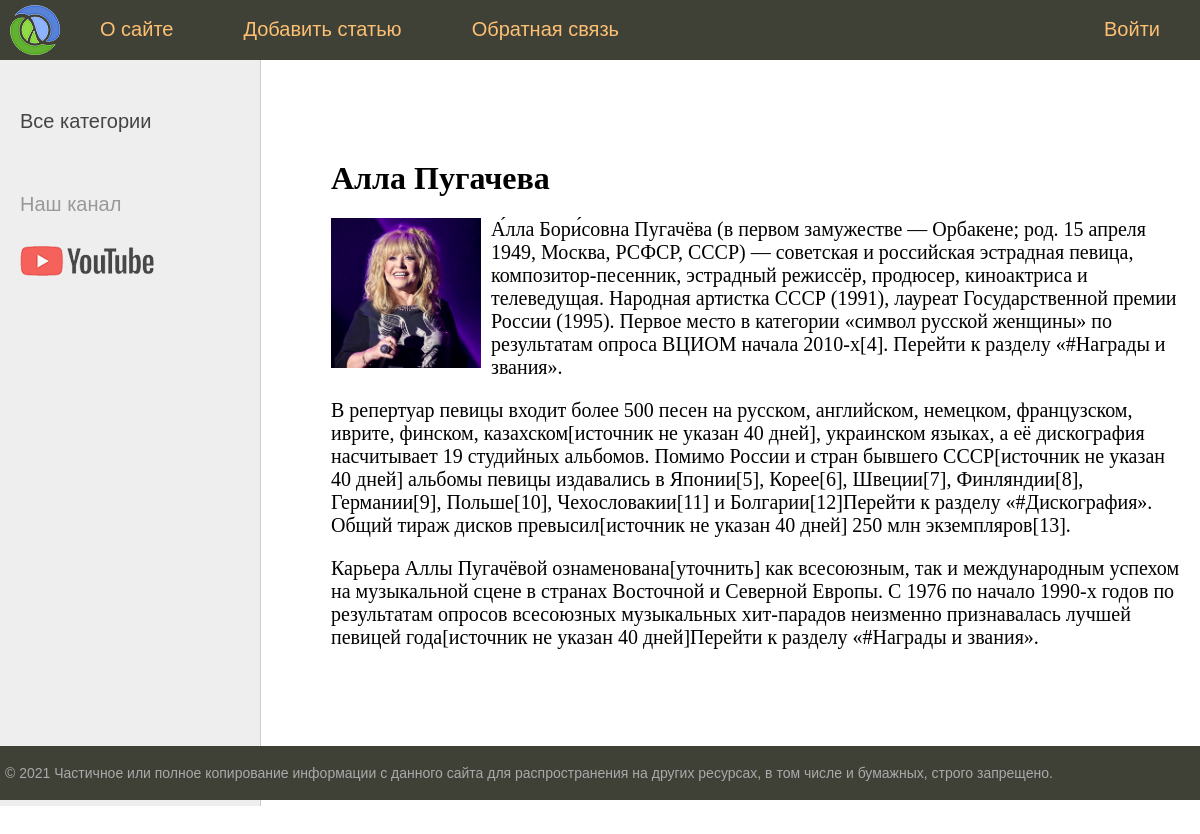
Screenshot of /post/alla-pugacheva/ with the database file from the repository.
### women/models.py (models this page shows, shortened)
class Women(models.Model):
    title = models.CharField(max_length=255, verbose_name='Заголовок')
    slug = models.SlugField(max_length=255, unique=True, db_index=True, verbose_name="URL")
    content = models.TextField(blank=True, verbose_name='Контент')
    photo = models.ImageField(upload_to="photos/%Y/%m/%d", verbose_name='Фотография')
    time_create = models.DateTimeField(auto_now_add=True, verbose_name='Время создания')
    time_update = models.DateTimeField(auto_now=True, verbose_name='Время изменения')
    is_published = models.BooleanField(default=True, verbose_name='Публикация')
    cat = models.ForeignKey('Category', on_delete=models.PROTECT, verbose_name='Категория')
    def __str__(self):
        return self.title
    class Meta:
        ordering = ('title',)
        verbose_name = 'Женщина'
        verbose_name_plural = 'Женщины'

### women/views.py (the view)
# urls.py: path('post/<slug:post_slug>/', ShowPost.as_view(), name='post'),
class ShowPost(DeleteView):
    model = Women
    template_name = 'women/post.html'  # Задаем маршрут к шаблону вместо стандартного
    slug_url_kwarg = 'post_slug'
    context_object_name = 'post'  # Задаем имя списка вместо стандартного
    def get_context_data(self, *, object_list=None, **kwargs):
        context = super().get_context_data(**kwargs)
        context['menu'] = menu
        context['title'] = context['post']
        return context

### women/templates/women/post.html
{% extends 'women/base.html' %}
{% block content %}
<ul class="list-articles">
<h1>{{post.title}}</h1>
{% if post.photo %}
	<p><img src="{{post.photo.url}}" alt="" class="img-article-left thumb"></p>
{% endif %}
{{post.content|linebreaks}}
</ul>
{% endblock %}

### women/static/women/css/styles.css (style rules this page uses)
html, body { font-family: 'Arial'; margin: 0; padding: 0; height: 100%; width: 100%; color: #444; }
img { max-width: 600px; height: auto; }
img.img-article-left { max-width: 300px; height: auto; float: left; padding: 0 10px 10px 0; }
img.img-article-left.thumb { max-width: 150px; height: auto; }
ul.list-articles { list-style: none; margin: 0; padding: 0; }
.content-text h1 { font-size: 32px; }

### rows the page displays
Women: title "Алла Пугачева", photo (picture), content "А́лла Бори́совна Пугачёва (в первом замужестве — Орбакене; род. 15 апреля 1949, Москва, РСФСР, СССР) — советская и российская эстрадная певица, композитор-песенник, эстрадный режиссёр, продюсер, киноактриса и телеведущая. Народная артистка СССР (1991), лауреат Государственной премии России (1995). Первое место в категории «символ русской женщины» по результатам опроса ВЦИОМ начала 2010-х[4]. Перейти к разделу «#Награды и звания». В репертуар певицы входит более 500 песен на русском, английском, немецком, французском, иврите, финском, казахском[источник не указан 40 дней], украинском языках, а её дискография насчитывает 19 студийных альбомов. Помимо России и стран бывшего СССР[источник не…"

### other values shown
{{ m.title }} "О сайте" "Добавить статью" "Обратная связь"
{{ m.title }} "Войти"
